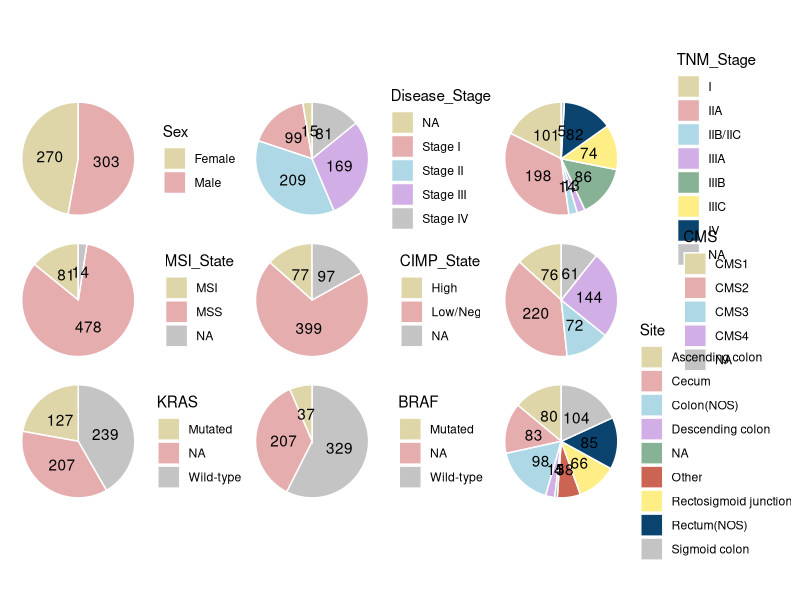

This figure's R source:
library(ggplot2)
library(patchwork)

# clinical data
sex <- data.frame(
  Sex=c('Female', 'Male'),
  value=c(270, 303)
)

plot_1 <- ggplot(sex, aes(x="", y=value, fill=Sex)) +
  geom_bar(stat="identity", width=1, color="white") +
  scale_fill_manual(values = c('#DED6A9','#E5ADAE')) +
  coord_polar("y", start=0) +
  theme_void() + 
  geom_text(aes(label = value), position = position_stack(vjust = 0.5))

Disease_Stage <- data.frame(
  Disease_Stage=c('Stage I', 'Stage II','Stage III', 'Stage IV', 'NA'),
  value=c(99, 209, 169, 81, 15)
)
plot_2 <- ggplot(Disease_Stage, aes(x="", y=value, fill=Disease_Stage)) +
  geom_bar(stat="identity", width=1, color="white") +
  scale_fill_manual(values = c('#DED6A9','#E5ADAE','#AED8E5','#D1AEE5','#C4C4C4')) +
  coord_polar("y", start=0) +
  theme_void() + # remove background, grid, numeric labels
  geom_text(aes(label = value), position = position_stack(vjust = 0.5))


TNM <- data.frame(
  TNM_Stage=c('I', 'IIA','IIB/IIC', 'IIIA', 'IIIB', 'IIIC', 'IV', 'NA'),
  value=c(101, 198, 14, 13, 86, 74, 82, 5)
)
plot_3 <- ggplot(TNM, aes(x="", y=value, fill=TNM_Stage)) +
  geom_bar(stat="identity", width=1, color="white") +
  scale_fill_manual(values = c('#DED6A9','#E5ADAE','#AED8E5','#D1AEE5','#87B296','#FEEE85','#09436E','#C4C4C4')) +
  coord_polar("y", start=0) +
  theme_void() + # remove background, grid, numeric labels
  geom_text(aes(label = value), position = position_stack(vjust = 0.5))

MSI <- data.frame(
  MSI_State=c('MSI', 'MSS', 'NA'),
  value=c(81,478, 14)
)
plot_4 <- ggplot(MSI, aes(x="", y=value, fill=MSI_State)) +
  geom_bar(stat="identity", width=1, color="white") +
  scale_fill_manual(values = c('#DED6A9','#E5ADAE','#C4C4C4')) +
  coord_polar("y", start=0) +
  theme_void() + # remove background, grid, numeric labels
  geom_text(aes(label = value), position = position_stack(vjust = 0.5))

CIMP <- data.frame(
  CIMP_State=c('High', 'Low/Neg', 'NA'),
  value=c(77, 399, 97)
)
plot_5 <- ggplot(CIMP, aes(x="", y=value, fill=CIMP_State)) +
  geom_bar(stat="identity", width=1, color="white") +
  scale_fill_manual(values = c('#DED6A9','#E5ADAE','#C4C4C4')) +
  coord_polar("y", start=0) +
  theme_void() + # remove background, grid, numeric labels
  geom_text(aes(label = value), position = position_stack(vjust = 0.5))

CMS <- data.frame(
  CMS=c('CMS1', 'CMS2', 'CMS3', 'CMS4', 'NA'),
  value=c(76, 220, 72, 144, 61)
)
plot_6 <- ggplot(CMS, aes(x="", y=value, fill=CMS)) +
  geom_bar(stat="identity", width=1, color="white") +
  scale_fill_manual(values = c('#DED6A9','#E5ADAE','#AED8E5','#D1AEE5','#C4C4C4')) +
  coord_polar("y", start=0) +
  theme_void() + # remove background, grid, numeric labels
  geom_text(aes(label = value), position = position_stack(vjust = 0.5))

KRAS <- data.frame(
  KRAS=c('Wild-type', 'Mutated', 'NA'),
  value=c(239, 127, 207)
)
plot_7 <- ggplot(KRAS, aes(x="", y=value, fill=KRAS)) +
  geom_bar(stat="identity", width=1, color="white") +
  scale_fill_manual(values = c('#DED6A9','#E5ADAE','#C4C4C4')) +
  coord_polar("y", start=0) +
  theme_void() + # remove background, grid, numeric labels
  geom_text(aes(label = value), position = position_stack(vjust = 0.5))

BRAF <- data.frame(
  BRAF=c('Wild-type', 'Mutated', 'NA'),
  value=c(329, 37, 207)
)
plot_8 <- ggplot(BRAF, aes(x="", y=value, fill=BRAF)) +
  geom_bar(stat="identity", width=1, color="white") +
  scale_fill_manual(values = c('#DED6A9','#E5ADAE','#C4C4C4')) +
  coord_polar("y", start=0) +
  theme_void() + # remove background, grid, numeric labels
  geom_text(aes(label = value), position = position_stack(vjust = 0.5))

Site <- data.frame(
  Site=c('Ascending colon', 'Cecum', 'Colon(NOS)', 'Other', 'Descending colon','Rectosigmoid junction',
         'Rectum(NOS)', 'Sigmoid colon', 'NA'),
  value=c(80, 83, 98, 2+13+5+18, 15, 66, 85, 104, 4)
)
plot_9 <- ggplot(Site, aes(x="", y=value, fill=Site)) +
  geom_bar(stat="identity", width=1, color="white") +
  scale_fill_manual(values = c('#DED6A9','#E5ADAE','#AED8E5','#D1AEE5','#87B296',
                               '#CB6453','#FEEE85','#09436E','#C4C4C4')) +
  coord_polar("y", start=0) +
  theme_void() + # remove background, grid, numeric labels
  geom_text(aes(label = value), position = position_stack(vjust = 0.5))

plot_1 + plot_2 + plot_3 + plot_4 + plot_5 + plot_6 + plot_7 + plot_8 + plot_9
